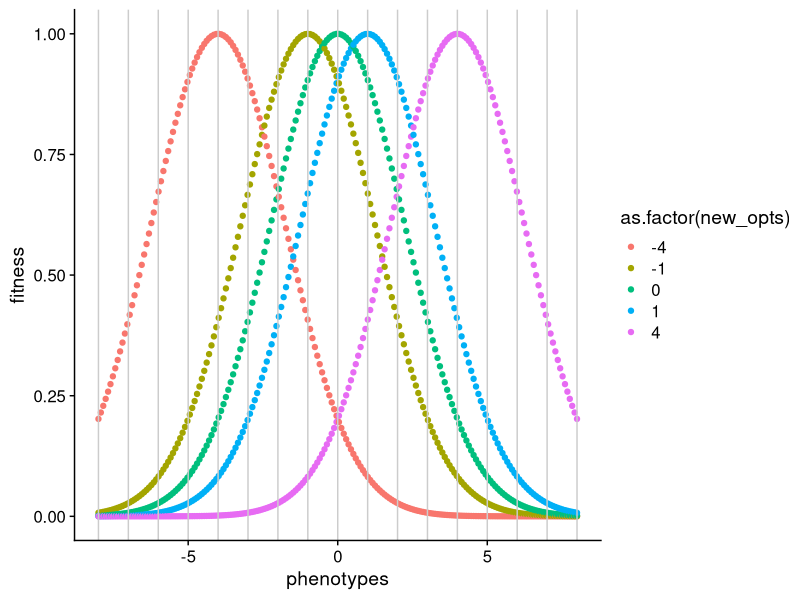

Reproduce this figure in R.
library(tidyverse)
library(cowplot)
theme_set(theme_cowplot())
phenotypes <- seq(-8,8, length.out = 200)

new_opts <- c(-4,-1,0,1,4)

phenotypes <- crossing(phenotypes, new_opts)

scale <- 1/10

phenotypes$fitness <- exp(-(scale) * ((phenotypes$phenotypes - phenotypes$new_opts))^2)

phenotypes |>
  ggplot(aes(phenotypes, fitness, color = as.factor(new_opts))) +
  geom_point() +
  geom_vline(xintercept = seq(-8,8, by =1), color = "grey80")

